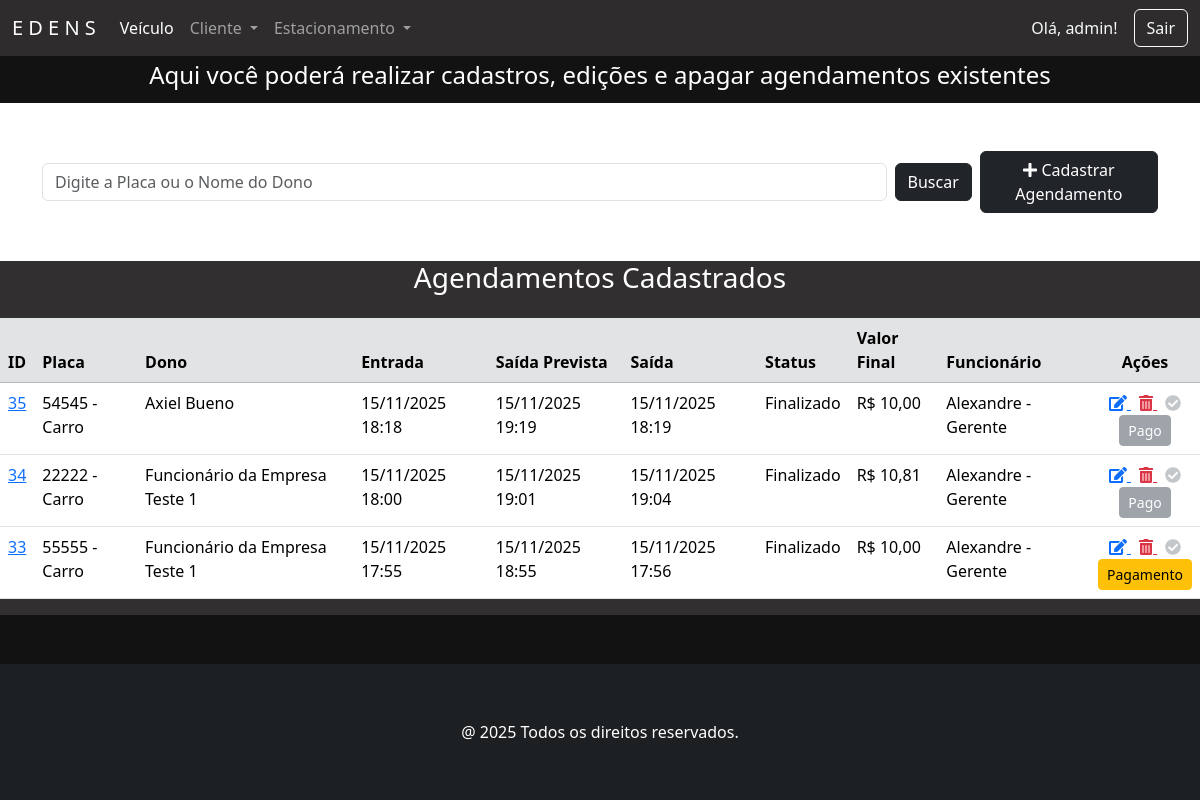
Page /agendamentos/ (signed in) on the earlier database version.
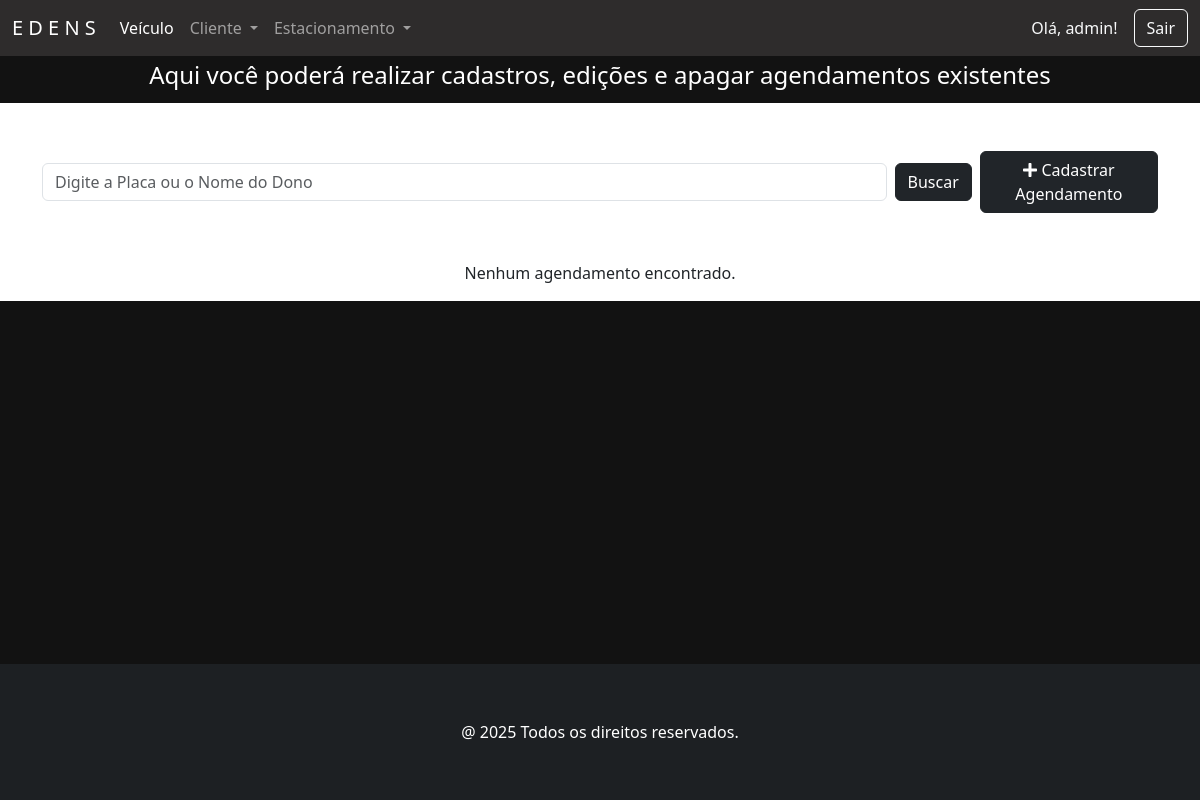
Same page on the later database version.
### agendamentos/models.py (models this page shows, shortened)
class Agendamento(models.Model):
    placa = models.OneToOneField(Veiculo, on_delete=models.CASCADE, related_name='agendamentos', verbose_name='Placa')
    dono = models.ForeignKey(Cliente, on_delete=models.CASCADE, related_name='agendamentos', verbose_name='Responsavel')
    funcionario = models.ForeignKey(Funcionario, on_delete=models.CASCADE, related_name='agendamentos', verbose_name='Funcionario')
    entrada = models.DateTimeField('Entrada', help_text='Data e hora de entrada')
    saida_prevista = models.DateTimeField('Saída Prevista', help_text='Data e hora prevista de saída (Saida não pode ser antes da ENTRADA)')
    saida = models.DateTimeField('Saída Real', null=True, blank=True, help_text='Data e hora real de saída')
    valor = models.DecimalField('Valor', max_digits=8, decimal_places=2, editable=False, default=0.00)
    pago = models.BooleanField(default=False)
    valor_final = models.DecimalField(max_digits=10, decimal_places=2, null=True, blank=True)
    metodo_pagamento = models.CharField(max_length=20, null=True, blank=True)
    valor_desconto = models.DecimalField(max_digits=10, decimal_places=2, default=0)
    STATUS_CHOICES = [
        ('andamento', 'Em Andamento'),
        ('finalizado', 'Finalizado'),
        ('cancelado', 'Cancelado'),
    ]
    status = models.CharField(max_length=20, choices=STATUS_CHOICES, default='andamento', verbose_name='Status')
    class Meta:
        permissions = (('fechar_agendamento', 'Permite fazer o fechamento de um agendamento'),)
        verbose_name = 'Agendamento'
        verbose_name_plural = 'Agendamentos'
        ordering = ['-entrada']
    @property
    def valor_base(self):
        return Decimal(self.valor).quantize(Decimal('0.01'))

### veiculo/models.py (models this page shows)
class Veiculo(models.Model):
    placa = models.CharField('Placa', max_length=5, unique=True, help_text='Placa do veículo')
    tipo = models.CharField('Tipo de Veículo', max_length=20, choices=TIPO_VEICULO)
    dono = models.ForeignKey(Cliente, on_delete=models.CASCADE, related_name='veiculos', default=1)
    class Meta:
        verbose_name = 'Veículo'
        verbose_name_plural = 'Veículos'
    def __str__(self):
        return f'{self.placa} - {self.tipo}'

### funcionarios/models.py (models this page shows)
class Funcionario(models.Model):
    idFuncionario = models.AutoField(primary_key=True, verbose_name='ID Estadia')
    nome = models.CharField('Nome', max_length=50, help_text='Nome completo')
    cpf = models.CharField('CPF', max_length=11, help_text='CPF completo', unique=True)
    fone = models.CharField('Fone', max_length=11, help_text='Número de telefone', unique=True)
    cargo = models.CharField('Cargo', max_length=20, choices=CARGO_CHOICES)
    salario = models.DecimalField('Salário', max_digits=10, decimal_places=2, help_text='Salário do funcionário')
    foto = StdImageField(upload_to='media/', variations={'thumb': {'width': 150, 'height': 150, 'crop': True}}, blank=True, null=True, verbose_name="Foto")
    class Meta:
        verbose_name = 'Funcionário'
        verbose_name_plural = 'Funcionários'
    def __str__(self):
        return f"{self.nome} - {self.cargo}"

### agendamentos/views.py (the view)
# urls.py: path('agendamentos/', AgendamentoView.as_view(), name='agendamentos'),
class AgendamentoView(LoginRequiredMixin, ListView):
    model = Agendamento
    template_name = 'agendamento.html'
    def get_queryset(self):
        buscar = self.request.GET.get('buscar')
        qs = super().get_queryset()
        if buscar:
            qs = qs.filter(
                Q(placa__placa__icontains=buscar) |
                Q(dono__nome__icontains=buscar)
            )
        if qs.exists():
            paginator = Paginator(qs, 10)
            return paginator.get_page(self.request.GET.get('page'))
        else:
            messages.info(self.request, 'Não existem agendamentos cadastrados.')
            return Agendamento.objects.none()
    def get_context_data(self, **kwargs):
        context = super().get_context_data(**kwargs)
        context['now'] = timezone.now()
        return context

### pessoa/models.py (called while the page is built)
    def __str__(self):
        return super().nome

### agendamentos/templates/agendamento.html (shortened to what the changed rows need)
{% extends 'principal.html' %}
{% load django_bootstrap5 %}
{% load static %}
{% block content %}
<div class="contaier-flex text-center text-white" style="background-color: #121212; padding: 5px">
    <h4>Aqui você poderá realizar cadastros, edições e apagar agendamentos existentes</h4>
</div>
<section class="section">
    <div class="container mb-5 mt-5">
    </div>
</section>
{% if object_list %}
<div class="card-body" style="background-color: #322f30">
    <h3 class="text-center text-white mb-4">Agendamentos Cadastrados</h3>
    <div class="table-responsive">
        <table class="table table-hover">
            <thead class="table-secondary">
            <tr>
                <th>ID</th>
                <th>Placa</th>
                <th>Dono</th>
                <th>Entrada</th>
                <th>Saída Prevista</th>
                <th>Saída</th>
                <th>Status</th>
                <th>Valor Final</th>
                <th>Funcionário</th>
                <th style="width: 100px; text-align: center">Ações</th>
            </tr>
            </thead>
            <tbody>
            {% for agendamento in object_list %}
            <tr>
                <td>
                    <a href="#" data-bs-toggle="modal" data-bs-target="#modal{{ agendamento.id }}">
                        {{ agendamento.id }}
                    </a>
                </td>
                <td>{{ agendamento.placa }}</td>
                <td>{{ agendamento.dono }}</td>
                <td>{{ agendamento.entrada|date:"d/m/Y H:i" }}</td>
                <td>{{ agendamento.saida_prevista|date:"d/m/Y H:i" }}</td>
                <td>{{ agendamento.saida|date:"d/m/Y H:i" }}</td>
                <td>{{ agendamento.get_status_display }}</td>
                <td>R$ {{ agendamento.valor_base|floatformat:2 }}</td>
                <td>{{ agendamento.funcionario }}</td>
                <td class="text-center">
                    <a href="{% url 'agendamentos_editar' agendamento.pk %}" class="me-2" title="Editar">
                        <i class="fas fa-edit"></i>
                    </a>
                    <a href="{% url 'agendamentos_apagar' agendamento.pk %}" title="Apagar"
                       class="text-danger me-2">
                        <i class="fas fa-trash-alt"></i>
                    </a>
                    {% if agendamento.status != 'finalizado' %}
                    {% if now >= agendamento.entrada %}
                    <a href="{% url 'agendamentos_finalizar' agendamento.pk %}" class="text-primary" title="Finalizar">
                        <i class="fas fa-check-circle"></i>
                    </a>
                    {% else %}
                    <span class="text-secondary" title="Só pode finalizar após a hora de entrada"
                          style="pointer-events: none; opacity: 0.4;">
                                <i class="fas fa-check-circle"></i>
                            </span>
                    {% endif %}
                    {% else %}
                    <span class="text-secondary" title="Já finalizado"
                          style="pointer-events: none; opacity: 0.4;">
                            <i class="fas fa-check-circle"></i>
                        </span>
                    {% endif %}
                    {% if agendamento.pago %}
                    <button class="btn btn-secondary btn-sm" disabled title="Já pago">Pago</button>
                    {% elif agendamento.status != 'finalizado' %}
                    <button class="btn btn-secondary btn-sm" disabled title="Finalize o agendamento antes de pagar">
                        Pagamento
                    </button>
                    {% else %}
                    <a href="{% url 'agendamento_pagar' agendamento.pk %}?modalidade=credito"
                       class="btn btn-warning btn-sm" title="Pagar">
                        Pagamento
                    </a>
                    {% endif %}
                </td>
            </tr>
            {% endfor %}
            </tbody>
        </table>
    </div>
</div>
{% else %}
<p class="text-center mt-4">Nenhum agendamento encontrado.</p>
{% endif %}
{% endblock %}

Differences in the rows shown:
removed Agendamento: id "35", placa "54545 - Carro", dono "Axiel Bueno", entrada "15/11/2025 18:18", saida_prevista "15/11/2025 19:19", saida "15/11/2025 18:19", status "Finalizado", valor_base "10,00", funcionario "Alexandre - Gerente", pago "Pago"
removed Agendamento: id "34", placa "22222 - Carro", dono "Funcionário da Empresa Teste 1", entrada "15/11/2025 18:00", saida_prevista "15/11/2025 19:01", saida "15/11/2025 19:04", status "Finalizado", valor_base "10,81", funcionario "Alexandre - Gerente", pago "Pago"
removed Agendamento: id "33", placa "55555 - Carro", dono "Funcionário da Empresa Teste 1", entrada "15/11/2025 17:55", saida_prevista "15/11/2025 18:55", saida "15/11/2025 17:56", status "Finalizado", valor_base "10,00", funcionario "Alexandre - Gerente", pago "Pagamento"
Other differences:
text no longer shown: "Agendamentos Cadastrados ID Placa Dono Entrada Saída Prevista Saída Status Valor Final Funcionário Ações"
text now shown: "Nenhum agendamento encontrado."
